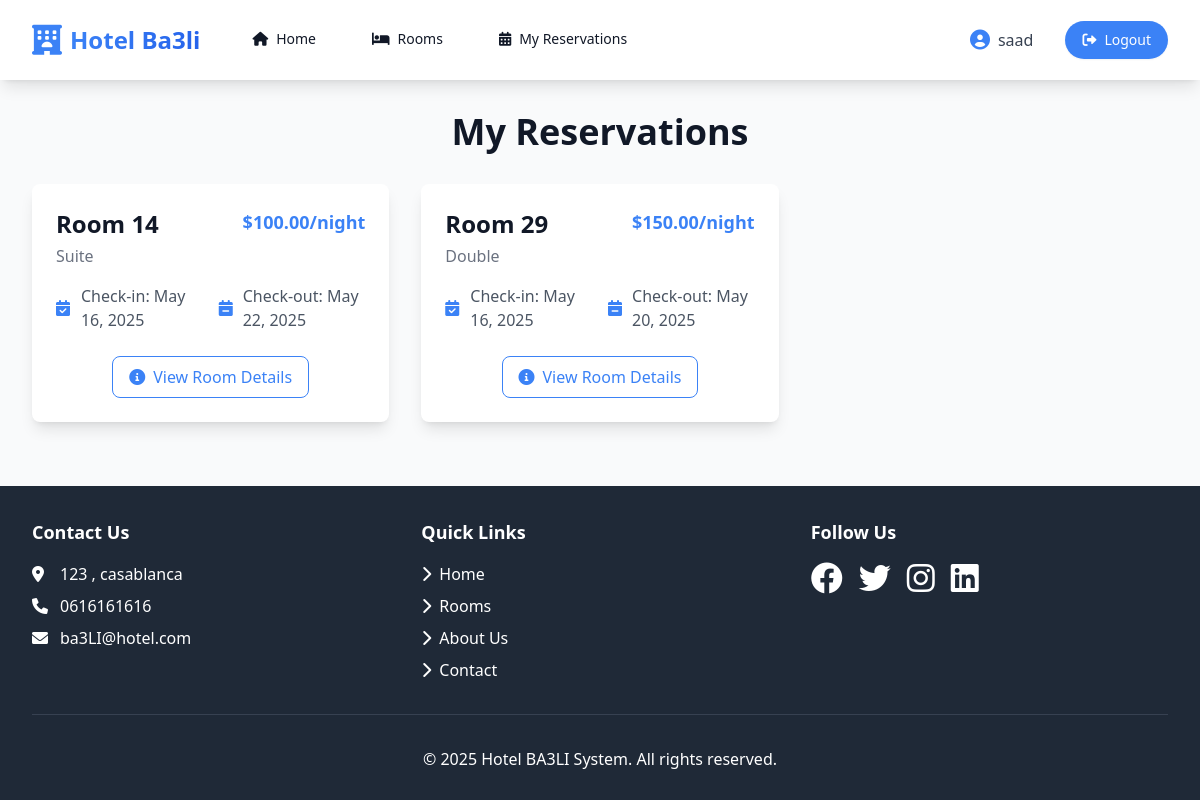
The app's page /reservations/ (signed in), older data.
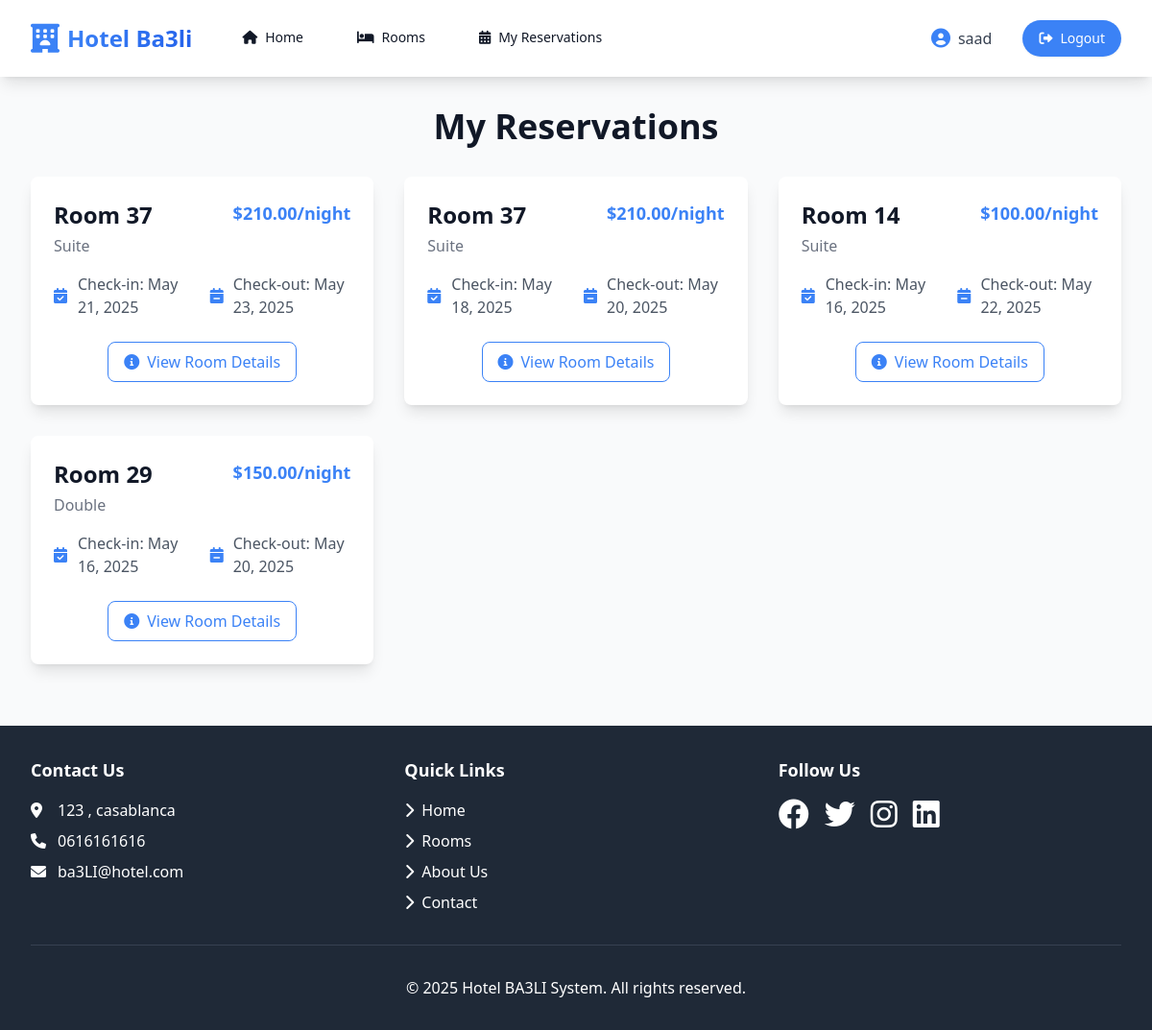
The same page, newer data.
### base/models.py (models this page shows, shortened)
class Reservation(models.Model):
    user = models.ForeignKey(User, on_delete=models.CASCADE)
    room = models.ForeignKey(Room, on_delete=models.CASCADE)
    check_in = models.DateField()
    check_out = models.DateField()
    created_at = models.DateTimeField(auto_now_add=True)

class Room(models.Model):
    ROOM_TYPES = [
        ('single', 'Single'),
        ('double', 'Double'),
        ('suite', 'Suite'),
    ]
    room_number = models.CharField(max_length=10, unique=True)
    room_type = models.CharField(max_length=20, choices=ROOM_TYPES)
    price = models.DecimalField(max_digits=10, decimal_places=2)
    is_available = models.BooleanField(default=True)
    floor = models.IntegerField()
    description = models.TextField(blank=True, null=True)
    number_of_beds = models.IntegerField(default=1)
    has_balcony = models.BooleanField(default=False)
    has_sea_view = models.BooleanField(default=False)
    image = models.ImageField(upload_to='room_images/', blank=True, null=True)
    created_at = models.DateTimeField(auto_now_add=True)

### base/views.py (the view)
# urls.py: path('reservations/', user_reservations, name='user_reservations'),
@login_required
def user_reservations(request):
    reservations = Reservation.objects.filter(user=request.user).order_by('-check_in')
    return render(request, 'user_reservations.html', {'reservations': reservations})

### base/templates/user_reservations.html (shortened to what this page needs)
{% extends 'base.html' %}
{% block content %}
<div class="max-w-7xl mx-auto px-4 sm:px-6 lg:px-8 py-8">
    <h1 class="text-4xl font-extrabold text-gray-900 mb-8 text-center">My Reservations</h1>
    {% if reservations %}
    <div class="grid gap-8 md:grid-cols-2 lg:grid-cols-3">
        {% for reservation in reservations %}
        <div class="bg-white rounded-lg shadow-lg overflow-hidden transform transition duration-300 hover:scale-105">
            <div class="p-6">
                <div class="flex justify-between items-start">
                    <div>
                        <h2 class="text-2xl font-semibold text-gray-900">Room {{ reservation.room.room_number }}</h2>
                        <p class="text-gray-500 mt-1">{{ reservation.room.get_room_type_display }}</p>
                    </div>
                    <div class="text-right">
                        <p class="text-lg font-semibold text-primary">${{ reservation.room.price }}/night</p>
                    </div>
                </div>
                <div class="mt-4 grid grid-cols-1 md:grid-cols-2 gap-4">
                    <div class="flex items-center text-gray-600">
                        <i class="fas fa-calendar-check w-6 text-primary"></i>
                        <span class="ml-2">Check-in: {{ reservation.check_in|date:"M d, Y" }}</span>
                    </div>
                    <div class="flex items-center text-gray-600">
                        <i class="fas fa-calendar-minus w-6 text-primary"></i>
                        <span class="ml-2">Check-out: {{ reservation.check_out|date:"M d, Y" }}</span>
                    </div>
                </div>
                <div class="mt-6 text-center">
                    <a href="{% url 'room_detail' reservation.room.id %}" class="inline-flex items-center px-4 py-2 border border-primary rounded-lg text-primary hover:bg-primary hover:text-white transition-colors duration-200">
                        <i class="fas fa-info-circle mr-2"></i>
                        View Room Details
                    </a>
                </div>
            </div>
        </div>
        {% endfor %}
    </div>
    {% endif %}
</div>
{% endblock %}

### base/templates/base.html (shortened to what this page needs)
{% load static %}
<!DOCTYPE html>
<html lang="en">
<head>
    <link rel="stylesheet" href="https://cdn.jsdelivr.net/npm/flatpickr/dist/flatpickr.min.css">
    <script src="https://cdn.tailwindcss.com?plugins=forms,typography,aspect-ratio"></script>
    <link rel="stylesheet" href="https://cdnjs.cloudflare.com/ajax/libs/font-awesome/6.0.0/css/all.min.css">
    <link rel="stylesheet" href="https://unpkg.com/aos@next/dist/aos.css" />
</head>
<body class="min-h-screen bg-gray-50 flex flex-col">
    <nav class="bg-white shadow-lg fixed w-full top-0 z-50 backdrop-blur-sm bg-white/90">
        <div class="max-w-7xl mx-auto px-4 sm:px-6 lg:px-8">
            <div class="flex justify-between h-20">
                <div class="flex items-center">
                    <div class="flex-shrink-0">
                        <a href="{% url 'room_list' %}" class="flex items-center space-x-2">
                            <i class="fas fa-hotel text-3xl text-primary"></i>
                            <span class="text-2xl font-bold bg-gradient-to-r from-primary to-blue-600 bg-clip-text text-transparent">
                            </span>
                        </a>
                    </div>
                    <div class="hidden md:flex md:ml-10 md:space-x-8">
                        <a href="{% url 'home' %}"
                           class="inline-flex items-center px-3 py-2 text-sm font-medium text-gray-900 hover:text-primary transition-colors duration-200 border-b-2 border-transparent hover:border-primary">
                            <i class="fas fa-home mr-2"></i> Home
                        </a>                        <a href="{% url 'room_list' %}"
                           class="inline-flex items-center px-3 py-2 text-sm font-medium text-gray-900 hover:text-primary transition-colors duration-200 border-b-2 border-transparent hover:border-primary">
                            <i class="fas fa-bed mr-2"></i> Rooms                        </a>
                        {% if user.is_authenticated %}
                        <a href="{% url 'user_reservations' %}"
                           class="inline-flex items-center px-3 py-2 text-sm font-medium text-gray-900 hover:text-primary transition-colors duration-200 border-b-2 border-transparent hover:border-primary">
                            <i class="fas fa-calendar-alt mr-2"></i> My Reservations
                        </a>
                        {% endif %}
                    </div>
                </div>
                <div class="flex items-center space-x-4">
                    {% if user.is_authenticated %}
                        <div class="hidden md:flex items-center space-x-2 mr-4">
                            <i class="fas fa-user-circle text-primary text-xl"></i>
                            <span class="text-gray-700 font-medium">{{ user.username }}</span>
                        </div>
                        <a href="{% url 'logout' %}"
                           class="inline-flex items-center px-4 py-2 border border-transparent rounded-full text-sm font-medium text-white bg-primary hover:bg-primary/90 transition-colors duration-200 shadow-sm hover:shadow-md">
                            <i class="fas fa-sign-out-alt mr-2"></i> Logout
                        </a>
                    {% endif %}
                </div>
            </div>
        </div>
    </nav>
    <div class="h-20"></div>
    <main class="flex-grow">
          {% block content %}{% endblock %}
    </main>
    <footer class="bg-gray-800 text-white mt-8">
        <div class="max-w-7xl mx-auto px-4 sm:px-6 lg:px-8 py-8">
            <div class="grid grid-cols-1 md:grid-cols-3 gap-8">
                <div>
                    <h3 class="text-lg font-semibold mb-4">Contact Us</h3>
                    <div class="space-y-2">
                        <p class="flex items-center">
                            <i class="fas fa-map-marker-alt w-5 mr-2"></i>
                            123 , casablanca
                        </p>
                        <p class="flex items-center">
                            <i class="fas fa-phone w-5 mr-2"></i>
                            0616161616
                        </p>
                        <p class="flex items-center">
                            <i class="fas fa-envelope w-5 mr-2"></i>
                            ba3LI@hotel.com
                        </p>
                    </div>
                </div>
                <div>
                    <h3 class="text-lg font-semibold mb-4">Quick Links</h3>
                    <ul class="space-y-2">
                        <li>
                            <a href="{% url 'room_list' %}" class="hover:text-gray-300">
                                <i class="fas fa-chevron-right mr-2"></i>Home
                            </a>
                        </li>
                        <li>
                            <a href="{% url 'room_list' %}" class="hover:text-gray-300">
                                <i class="fas fa-chevron-right mr-2"></i>Rooms
                            </a>
                        </li>
                        <li>
                            <a href="#" class="hover:text-gray-300">
                                <i class="fas fa-chevron-right mr-2"></i>About Us
                            </a>
                        </li>
                        <li>
                            <a href="#" class="hover:text-gray-300">
                                <i class="fas fa-chevron-right mr-2"></i>Contact
                            </a>
                        </li>
                    </ul>
                </div>
                <div>
                    <h3 class="text-lg font-semibold mb-4">Follow Us</h3>
                    <div class="flex space-x-4">
                        <a href="#" class="hover:text-gray-300">
                            <i class="fab fa-facebook fa-2x"></i>
                        </a>
                        <a href="#" class="hover:text-gray-300">
                            <i class="fab fa-twitter fa-2x"></i>
                        </a>
                        <a href="#" class="hover:text-gray-300">
                            <i class="fab fa-instagram fa-2x"></i>
                        </a>
                        <a href="#" class="hover:text-gray-300">
                            <i class="fab fa-linkedin fa-2x"></i>
                        </a>
                    </div>
                </div>
            </div>
            <div class="mt-8 pt-8 border-t border-gray-700 text-center">
                <p>&copy; {% now "Y" %} Hotel BA3LI System. All rights reserved.</p>
            </div>
        </div>
    </footer>
</body>
</html>

Row changes from the older to the newer data that the page shows:
added Reservation: room.room_number "37", room.room_type "Suite", room.price "210.00", check_in "May 21, 2025", check_out "May 23, 2025"
added Reservation: room.room_number "37", room.room_type "Suite", room.price "210.00", check_in "May 18, 2025", check_out "May 20, 2025"
